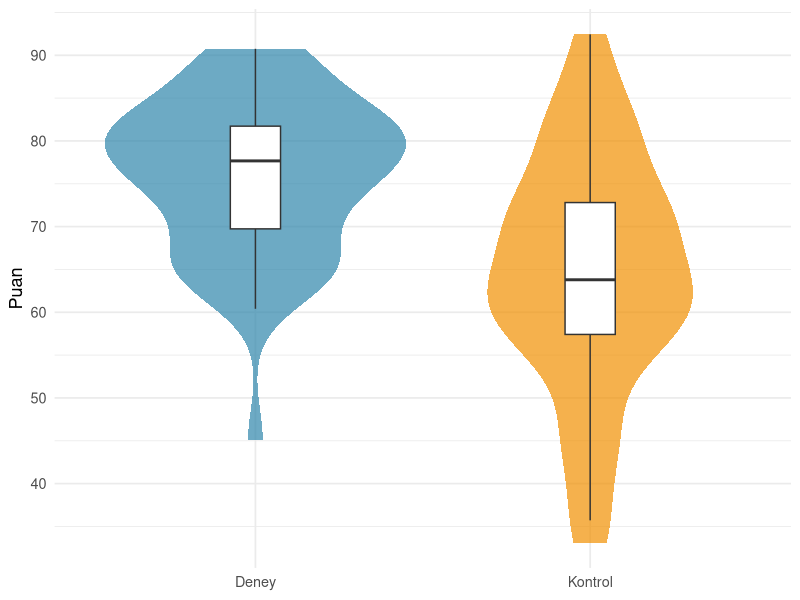

Here is the R script that generated this plot:
## ---- chunk 1
#| fig-width: 7
#| fig-height: 4
#| fig-cap: "ggplot2 ile oluşturulmuş örnek bir violin plot"
#| message: false
library(ggplot2)
set.seed(42)
df <- data.frame(
  group = rep(c("Kontrol", "Deney"), each = 50),
  value = c(rnorm(50, 65, 12), rnorm(50, 75, 10))
)

ggplot(df, aes(x = group, y = value, fill = group)) +
  geom_violin(alpha = 0.7, color = NA) +
  geom_boxplot(width = 0.15, fill = "white", outlier.shape = NA) +
  scale_fill_manual(values = c("#2E86AB", "#F18F01")) +
  labs(x = NULL, y = "Puan") +
  theme_minimal(base_size = 13) +
  theme(legend.position = "none")
